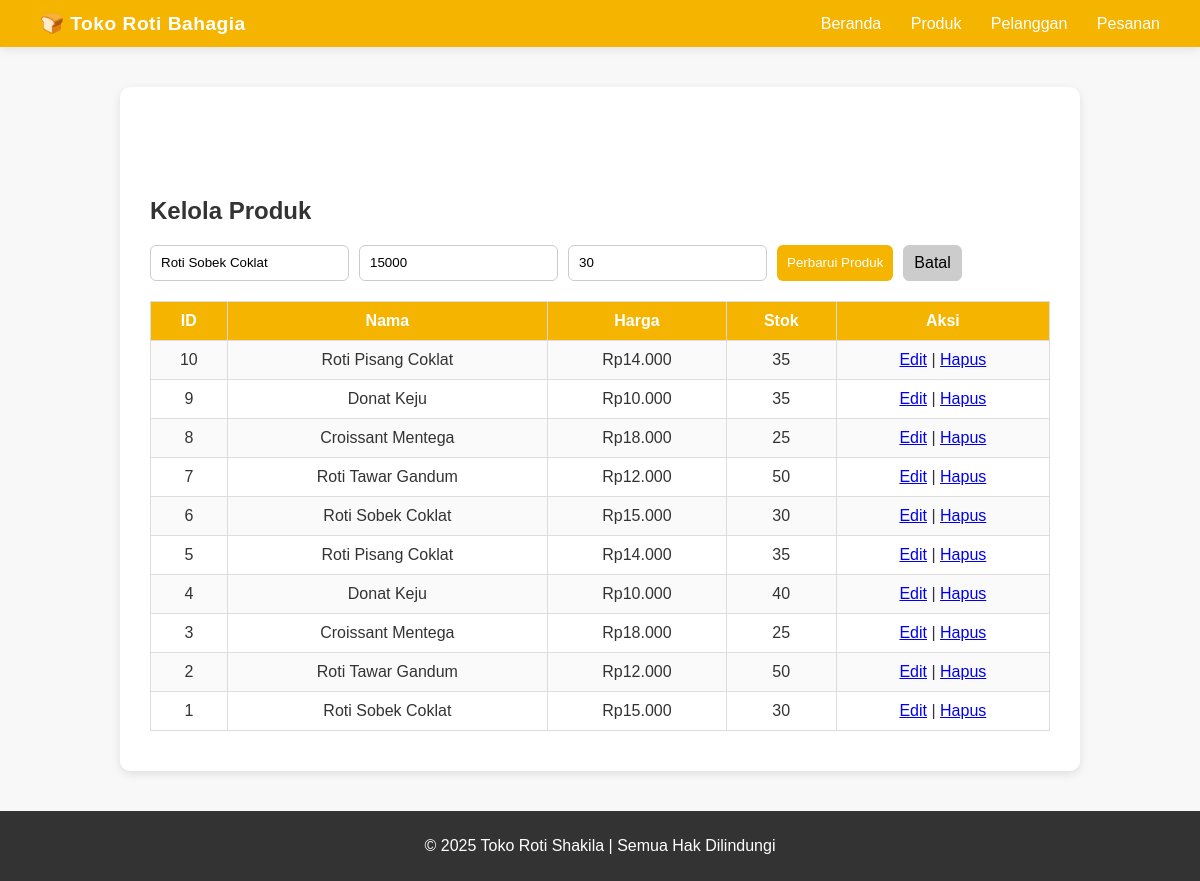
The page /?page=produk&edit=1 on the database its author committed.
### tables this page shows
CREATE TABLE `produk` (
  `id_produk` int(11) NOT NULL,
  `nama_produk` varchar(100) NOT NULL,
  `harga` int(11) NOT NULL,
  `stok` int(11) DEFAULT 0
);

### config/db.php (called while the page is built, shortened)
<?php
class Database
{
    private $host = "localhost";
    private $username = "root";
    private $password = "";
    private $dbname = "toko_roti";
    public function __construct()
    {
        try {
            $this->conn = new PDO("mysql:host=$this->host;dbname=$this->dbname", $this->username, $this->password);
        } catch (PDOException $e) {
            echo "Connection failed: " . $e->getMessage();
        }
    }
}
?>

### class/Produk.php (called while the page is built, shortened)
<?php
require_once 'config/db.php';
class Produk
{
    private $db;
    public function __construct()
    {
        $this->db = (new Database())->conn;
    }
    public function getAllProduk()
    {
        $stmt = $this->db->query("SELECT * FROM produk ORDER BY id_produk DESC");
        return $stmt->fetchAll(PDO::FETCH_ASSOC);
    }
    public function getProdukById($id)
    {
        $stmt = $this->db->prepare("SELECT * FROM produk WHERE id_produk = ?");
        $stmt->execute([$id]);
        return $stmt->fetch(PDO::FETCH_ASSOC);
    }
}
?>

### view/produk.php (the view, shortened to what this page needs)
<?php
$data = $produk->getAllProduk();
$edit = isset($_GET['edit']) ? $produk->getProdukById($_GET['edit']) : null;
?>
<section>
    <h2>Kelola Produk</h2>
    <form method="POST">
        <input type="text" name="nama" placeholder="Nama Produk" required value="<?= $edit['nama_produk'] ?? '' ?>">
        <input type="number" name="harga" placeholder="Harga" required value="<?= $edit['harga'] ?? '' ?>">
        <input type="number" name="stok" placeholder="Stok" required value="<?= $edit['stok'] ?? '' ?>">
        <button type="submit" name="<?= $edit ? 'update' : 'add' ?>">
            <?= $edit ? 'Perbarui' : 'Tambah' ?> Produk
        </button>
        <?php if ($edit): ?>
            <a href="?page=produk" class="btn-cancel">Batal</a>
        <?php endif; ?>
    </form>
    <table>
        <tr>
            <th>ID</th>
            <th>Nama</th>
            <th>Harga</th>
            <th>Stok</th>
            <th>Aksi</th>
        </tr>
        <?php foreach ($data as $p): ?>
            <tr>
                <td><?= $p['id_produk'] ?></td>
                <td><?= $p['nama_produk'] ?></td>
                <td>Rp<?= number_format($p['harga'], 0, ',', '.') ?></td>
                <td><?= $p['stok'] ?></td>
                <td>
                    <a href="?page=produk&edit=<?= $p['id_produk'] ?>">Edit</a> |
                    <a href="?page=produk&delete=<?= $p['id_produk'] ?>"
                        onclick="return confirm('Hapus produk ini?')">Hapus</a>
                </td>
            </tr>
        <?php endforeach; ?>
    </table>
</section>

### style.css (style rules this page uses)
body { font-family: 'Poppins', sans-serif; margin: 0; background: #f8f8f8; color: #333; }
body { margin: 0; font-family: 'Poppins', sans-serif; background: #f8f8f8; color: #333; }
table { width: 100%; border-collapse: collapse; margin-top: 15px; }
th, td { border: 1px solid #ddd; padding: 10px; text-align: center; }
th { background: #f4b400; color: white; }
tr:nth-child(even) { background: #fafafa; }
form { margin-bottom: 20px; display: flex; gap: 10px; flex-wrap: wrap; }
form input, form select, form button, .btn-cancel { padding: 8px 10px; border: 1px solid #ccc; border-radius: 6px; font-family: inherit; }
form button { background: #f4b400; color: white; border: none; cursor: pointer; }
.btn-cancel { background: #ccc; text-decoration: none; color: black; }

### rows shown on the page
produk: nama "Roti Sobek Coklat", harga "15000", stok "30", id_produk "1", nama_produk "Roti Sobek Coklat", harga "15.000"
produk: id_produk "10", nama_produk "Roti Pisang Coklat", harga "14.000", stok "35"
produk: id_produk "9", nama_produk "Donat Keju", harga "10.000", stok "35"
produk: id_produk "8", nama_produk "Croissant Mentega", harga "18.000", stok "25"
produk: id_produk "7", nama_produk "Roti Tawar Gandum", harga "12.000", stok "50"
produk: id_produk "6", nama_produk "Roti Sobek Coklat", harga "15.000", stok "30"
produk: id_produk "5", nama_produk "Roti Pisang Coklat", harga "14.000", stok "35"
produk: id_produk "4", nama_produk "Donat Keju", harga "10.000", stok "40"
produk: id_produk "3", nama_produk "Croissant Mentega", harga "18.000", stok "25"
produk: id_produk "2", nama_produk "Roti Tawar Gandum", harga "12.000", stok "50"
